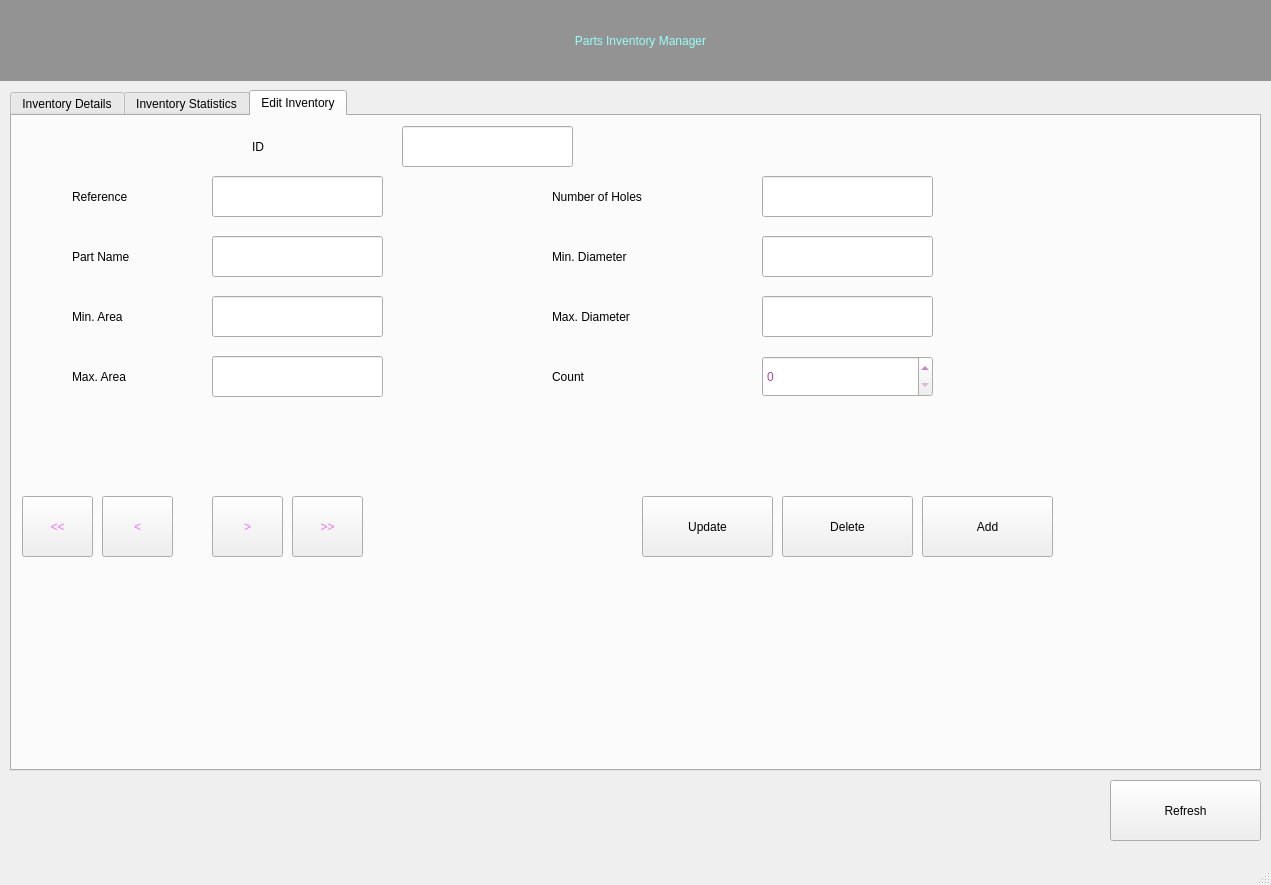
<?xml version="1.0" encoding="UTF-8"?>
<ui version="4.0">
 <class>MainWindow</class>
 <widget class="QMainWindow" name="MainWindow">
  <property name="geometry">
   <rect>
    <x>0</x>
    <y>0</y>
    <width>1271</width>
    <height>885</height>
   </rect>
  </property>
  <property name="windowTitle">
   <string>Parts Inventory manager</string>
  </property>
  <widget class="QWidget" name="centralwidget">
   <widget class="QTabWidget" name="tabWidget">
    <property name="geometry">
     <rect>
      <x>10</x>
      <y>90</y>
      <width>1251</width>
      <height>681</height>
     </rect>
    </property>
    <property name="styleSheet">
     <string notr="true">font: 16pt &quot;Century Gothic&quot;;</string>
    </property>
    <property name="currentIndex">
     <number>2</number>
    </property>
    <widget class="QWidget" name="tab">
     <attribute name="title">
      <string>Inventory Details</string>
     </attribute>
     <widget class="QLabel" name="label_2">
      <property name="geometry">
       <rect>
        <x>10</x>
        <y>0</y>
        <width>581</width>
        <height>51</height>
       </rect>
      </property>
      <property name="text">
       <string>Search of references with count level lower or equal to:</string>
      </property>
     </widget>
     <widget class="QTableWidget" name="table">
      <property name="geometry">
       <rect>
        <x>10</x>
        <y>50</y>
        <width>1221</width>
        <height>581</height>
       </rect>
      </property>
      <property name="styleSheet">
       <string notr="true">font: 12pt &quot;Century Gothic&quot;;</string>
      </property>
      <attribute name="horizontalHeaderDefaultSectionSize">
       <number>136</number>
      </attribute>
      <attribute name="horizontalHeaderMinimumSectionSize">
       <number>29</number>
      </attribute>
      <column>
       <property name="text">
        <string>ID</string>
       </property>
      </column>
      <column>
       <property name="text">
        <string>Reference</string>
       </property>
      </column>
      <column>
       <property name="text">
        <string>Part Name</string>
       </property>
      </column>
      <column>
       <property name="text">
        <string>Min Area</string>
       </property>
      </column>
      <column>
       <property name="text">
        <string>Max Area</string>
       </property>
      </column>
      <column>
       <property name="text">
        <string>Number of Holes</string>
       </property>
      </column>
      <column>
       <property name="text">
        <string>Min Diameter</string>
       </property>
      </column>
      <column>
       <property name="text">
        <string>Max Diameter</string>
       </property>
      </column>
      <column>
       <property name="text">
        <string>Count</string>
       </property>
      </column>
     </widget>
     <widget class="QSpinBox" name="count_filter_txt">
      <property name="geometry">
       <rect>
        <x>890</x>
        <y>10</y>
        <width>161</width>
        <height>31</height>
       </rect>
      </property>
     </widget>
     <widget class="QPushButton" name="search_button">
      <property name="geometry">
       <rect>
        <x>1060</x>
        <y>10</y>
        <width>171</width>
        <height>31</height>
       </rect>
      </property>
      <property name="text">
       <string>Search</string>
      </property>
     </widget>
    </widget>
    <widget class="QWidget" name="tab_3">
     <attribute name="title">
      <string>Inventory Statistics</string>
     </attribute>
     <widget class="QLabel" name="label_3">
      <property name="geometry">
       <rect>
        <x>10</x>
        <y>10</y>
        <width>251</width>
        <height>61</height>
       </rect>
      </property>
      <property name="text">
       <string>Number of References</string>
      </property>
     </widget>
     <widget class="QLabel" name="label_7">
      <property name="geometry">
       <rect>
        <x>10</x>
        <y>110</y>
        <width>251</width>
        <height>61</height>
       </rect>
      </property>
      <property name="text">
       <string>Number of Part Types</string>
      </property>
     </widget>
     <widget class="QLabel" name="label_8">
      <property name="geometry">
       <rect>
        <x>510</x>
        <y>110</y>
        <width>251</width>
        <height>61</height>
       </rect>
      </property>
      <property name="text">
       <string>Max. Number of Holes</string>
      </property>
     </widget>
     <widget class="QLabel" name="label_4">
      <property name="geometry">
       <rect>
        <x>510</x>
        <y>10</y>
        <width>251</width>
        <height>61</height>
       </rect>
      </property>
      <property name="text">
       <string>Min. Number of Holes</string>
      </property>
     </widget>
     <widget class="QLabel" name="lbl_ref_nbr">
      <property name="geometry">
       <rect>
        <x>260</x>
        <y>10</y>
        <width>51</width>
        <height>61</height>
       </rect>
      </property>
      <property name="styleSheet">
       <string notr="true">font: 22pt &quot;Century Gothic&quot;;
color: rgb(255, 117, 249)</string>
      </property>
      <property name="text">
       <string>0</string>
      </property>
     </widget>
     <widget class="QLabel" name="lbl_min_holes">
      <property name="geometry">
       <rect>
        <x>750</x>
        <y>10</y>
        <width>51</width>
        <height>61</height>
       </rect>
      </property>
      <property name="styleSheet">
       <string notr="true">font: 22pt &quot;Century Gothic&quot;;
color: rgb(255, 117, 249)</string>
      </property>
      <property name="text">
       <string>0</string>
      </property>
     </widget>
     <widget class="QLabel" name="lbl_max_holes">
      <property name="geometry">
       <rect>
        <x>750</x>
        <y>110</y>
        <width>51</width>
        <height>61</height>
       </rect>
      </property>
      <property name="styleSheet">
       <string notr="true">font: 22pt &quot;Century Gothic&quot;;
color: rgb(255, 117, 249)</string>
      </property>
      <property name="text">
       <string>0</string>
      </property>
     </widget>
     <widget class="QLabel" name="lbl_parts_nbr">
      <property name="geometry">
       <rect>
        <x>260</x>
        <y>110</y>
        <width>51</width>
        <height>61</height>
       </rect>
      </property>
      <property name="styleSheet">
       <string notr="true">font: 22pt &quot;Century Gothic&quot;;
color: rgb(255, 117, 249)</string>
      </property>
      <property name="text">
       <string>0</string>
      </property>
     </widget>
     <widget class="QLabel" name="lbl_min_holes_2">
      <property name="geometry">
       <rect>
        <x>1040</x>
        <y>10</y>
        <width>111</width>
        <height>61</height>
       </rect>
      </property>
      <property name="styleSheet">
       <string notr="true">font: 22pt &quot;Century Gothic&quot;;
color: rgb(255, 117, 249)</string>
      </property>
      <property name="text">
       <string>REF</string>
      </property>
     </widget>
     <widget class="QLabel" name="lbl_max_holes_2">
      <property name="geometry">
       <rect>
        <x>1040</x>
        <y>110</y>
        <width>111</width>
        <height>61</height>
       </rect>
      </property>
      <property name="styleSheet">
       <string notr="true">font: 22pt &quot;Century Gothic&quot;;
color: rgb(255, 117, 249)</string>
      </property>
      <property name="text">
       <string>REF</string>
      </property>
     </widget>
     <widget class="QTableWidget" name="table2">
      <property name="geometry">
       <rect>
        <x>10</x>
        <y>340</y>
        <width>1091</width>
        <height>191</height>
       </rect>
      </property>
      <property name="styleSheet">
       <string notr="true">font: 10pt &quot;Century Gothic&quot;;</string>
      </property>
      <column>
       <property name="text">
        <string>Reference</string>
       </property>
      </column>
      <column>
       <property name="text">
        <string>Part Name</string>
       </property>
      </column>
      <column>
       <property name="text">
        <string>Count</string>
       </property>
      </column>
     </widget>
     <widget class="QLabel" name="label_13">
      <property name="geometry">
       <rect>
        <x>10</x>
        <y>280</y>
        <width>521</width>
        <height>61</height>
       </rect>
      </property>
      <property name="text">
       <string> Top 3 Reference with minimum inventory level</string>
      </property>
     </widget>
     <widget class="QPushButton" name="check_btn">
      <property name="geometry">
       <rect>
        <x>1110</x>
        <y>340</y>
        <width>131</width>
        <height>191</height>
       </rect>
      </property>
      <property name="text">
       <string>Check</string>
      </property>
     </widget>
    </widget>
    <widget class="QWidget" name="tab_2">
     <attribute name="title">
      <string>Edit Inventory</string>
     </attribute>
     <widget class="QLabel" name="label_5">
      <property name="geometry">
       <rect>
        <x>60</x>
        <y>50</y>
        <width>221</width>
        <height>61</height>
       </rect>
      </property>
      <property name="text">
       <string>Reference</string>
      </property>
     </widget>
     <widget class="QLabel" name="label_6">
      <property name="geometry">
       <rect>
        <x>60</x>
        <y>110</y>
        <width>221</width>
        <height>61</height>
       </rect>
      </property>
      <property name="text">
       <string>Part Name</string>
      </property>
     </widget>
     <widget class="QLabel" name="label_14">
      <property name="geometry">
       <rect>
        <x>60</x>
        <y>230</y>
        <width>221</width>
        <height>61</height>
       </rect>
      </property>
      <property name="text">
       <string>Max. Area</string>
      </property>
     </widget>
     <widget class="QLabel" name="label_15">
      <property name="geometry">
       <rect>
        <x>60</x>
        <y>170</y>
        <width>221</width>
        <height>61</height>
       </rect>
      </property>
      <property name="text">
       <string>Min. Area</string>
      </property>
     </widget>
     <widget class="QLabel" name="label_16">
      <property name="geometry">
       <rect>
        <x>540</x>
        <y>170</y>
        <width>221</width>
        <height>61</height>
       </rect>
      </property>
      <property name="text">
       <string>Max. Diameter</string>
      </property>
     </widget>
     <widget class="QLabel" name="label_17">
      <property name="geometry">
       <rect>
        <x>540</x>
        <y>230</y>
        <width>221</width>
        <height>61</height>
       </rect>
      </property>
      <property name="text">
       <string>Count</string>
      </property>
     </widget>
     <widget class="QLabel" name="label_18">
      <property name="geometry">
       <rect>
        <x>540</x>
        <y>110</y>
        <width>221</width>
        <height>61</height>
       </rect>
      </property>
      <property name="text">
       <string>Min. Diameter</string>
      </property>
     </widget>
     <widget class="QLabel" name="label_19">
      <property name="geometry">
       <rect>
        <x>540</x>
        <y>50</y>
        <width>221</width>
        <height>61</height>
       </rect>
      </property>
      <property name="text">
       <string>Number of Holes</string>
      </property>
     </widget>
     <widget class="QLabel" name="label_9">
      <property name="geometry">
       <rect>
        <x>240</x>
        <y>0</y>
        <width>221</width>
        <height>61</height>
       </rect>
      </property>
      <property name="text">
       <string>ID</string>
      </property>
     </widget>
     <widget class="QLineEdit" name="reference">
      <property name="geometry">
       <rect>
        <x>200</x>
        <y>60</y>
        <width>171</width>
        <height>41</height>
       </rect>
      </property>
      <property name="styleSheet">
       <string notr="true">font: 14pt &quot;Century Gothic&quot;;
color: rgb(173, 66, 164)</string>
      </property>
      <property name="text">
       <string/>
      </property>
     </widget>
     <widget class="QLineEdit" name="part_name">
      <property name="geometry">
       <rect>
        <x>200</x>
        <y>120</y>
        <width>171</width>
        <height>41</height>
       </rect>
      </property>
      <property name="styleSheet">
       <string notr="true">font: 14pt &quot;Century Gothic&quot;;
color: rgb(173, 66, 164)</string>
      </property>
      <property name="text">
       <string/>
      </property>
     </widget>
     <widget class="QLineEdit" name="max_area">
      <property name="geometry">
       <rect>
        <x>200</x>
        <y>240</y>
        <width>171</width>
        <height>41</height>
       </rect>
      </property>
      <property name="styleSheet">
       <string notr="true">font: 14pt &quot;Century Gothic&quot;;
color: rgb(173, 66, 164)</string>
      </property>
      <property name="text">
       <string/>
      </property>
     </widget>
     <widget class="QLineEdit" name="min_area">
      <property name="geometry">
       <rect>
        <x>200</x>
        <y>180</y>
        <width>171</width>
        <height>41</height>
       </rect>
      </property>
      <property name="styleSheet">
       <string notr="true">font: 14pt &quot;Century Gothic&quot;;
color: rgb(173, 66, 164)</string>
      </property>
      <property name="text">
       <string/>
      </property>
     </widget>
     <widget class="QLineEdit" name="min_diameter">
      <property name="geometry">
       <rect>
        <x>750</x>
        <y>120</y>
        <width>171</width>
        <height>41</height>
       </rect>
      </property>
      <property name="styleSheet">
       <string notr="true">font: 14pt &quot;Century Gothic&quot;;
color: rgb(173, 66, 164)</string>
      </property>
      <property name="text">
       <string/>
      </property>
     </widget>
     <widget class="QLineEdit" name="number_of_holes">
      <property name="geometry">
       <rect>
        <x>750</x>
        <y>60</y>
        <width>171</width>
        <height>41</height>
       </rect>
      </property>
      <property name="styleSheet">
       <string notr="true">font: 14pt &quot;Century Gothic&quot;;
color: rgb(173, 66, 164)</string>
      </property>
      <property name="text">
       <string/>
      </property>
     </widget>
     <widget class="QLineEdit" name="max_diameter">
      <property name="geometry">
       <rect>
        <x>750</x>
        <y>180</y>
        <width>171</width>
        <height>41</height>
       </rect>
      </property>
      <property name="styleSheet">
       <string notr="true">font: 14pt &quot;Century Gothic&quot;;
color: rgb(173, 66, 164)</string>
      </property>
      <property name="text">
       <string/>
      </property>
     </widget>
     <widget class="QLineEdit" name="id">
      <property name="geometry">
       <rect>
        <x>390</x>
        <y>10</y>
        <width>171</width>
        <height>41</height>
       </rect>
      </property>
      <property name="styleSheet">
       <string notr="true">font: 14pt &quot;Century Gothic&quot;;
color: rgb(173, 66, 164)</string>
      </property>
      <property name="text">
       <string/>
      </property>
     </widget>
     <widget class="QSpinBox" name="count">
      <property name="geometry">
       <rect>
        <x>750</x>
        <y>240</y>
        <width>171</width>
        <height>41</height>
       </rect>
      </property>
      <property name="styleSheet">
       <string notr="true">font: 14pt &quot;Century Gothic&quot;;
color: rgb(173, 66, 164)</string>
      </property>
     </widget>
     <widget class="QPushButton" name="last_btn">
      <property name="geometry">
       <rect>
        <x>280</x>
        <y>380</y>
        <width>71</width>
        <height>61</height>
       </rect>
      </property>
      <property name="styleSheet">
       <string notr="true">font: 75 18pt &quot;MS Shell Dlg 2&quot;;
color: rgb(243, 107, 255);</string>
      </property>
      <property name="text">
       <string>&gt;&gt;</string>
      </property>
     </widget>
     <widget class="QPushButton" name="next_btn">
      <property name="geometry">
       <rect>
        <x>200</x>
        <y>380</y>
        <width>71</width>
        <height>61</height>
       </rect>
      </property>
      <property name="styleSheet">
       <string notr="true">font: 75 18pt &quot;MS Shell Dlg 2&quot;;
color: rgb(243, 107, 255);</string>
      </property>
      <property name="text">
       <string>&gt;</string>
      </property>
     </widget>
     <widget class="QPushButton" name="previous_btn">
      <property name="geometry">
       <rect>
        <x>90</x>
        <y>380</y>
        <width>71</width>
        <height>61</height>
       </rect>
      </property>
      <property name="styleSheet">
       <string notr="true">font: 75 18pt &quot;MS Shell Dlg 2&quot;;
color: rgb(243, 107, 255);</string>
      </property>
      <property name="text">
       <string>&lt;</string>
      </property>
     </widget>
     <widget class="QPushButton" name="first_btn">
      <property name="geometry">
       <rect>
        <x>10</x>
        <y>380</y>
        <width>71</width>
        <height>61</height>
       </rect>
      </property>
      <property name="styleSheet">
       <string notr="true">font: 75 18pt &quot;MS Shell Dlg 2&quot;;
color: rgb(243, 107, 255);</string>
      </property>
      <property name="text">
       <string>&lt;&lt;</string>
      </property>
     </widget>
     <widget class="QPushButton" name="delete_btn">
      <property name="geometry">
       <rect>
        <x>770</x>
        <y>380</y>
        <width>131</width>
        <height>61</height>
       </rect>
      </property>
      <property name="text">
       <string>Delete</string>
      </property>
     </widget>
     <widget class="QPushButton" name="add_btn">
      <property name="geometry">
       <rect>
        <x>910</x>
        <y>380</y>
        <width>131</width>
        <height>61</height>
       </rect>
      </property>
      <property name="text">
       <string>Add</string>
      </property>
     </widget>
     <widget class="QPushButton" name="update_btn">
      <property name="geometry">
       <rect>
        <x>630</x>
        <y>380</y>
        <width>131</width>
        <height>61</height>
       </rect>
      </property>
      <property name="text">
       <string>Update</string>
      </property>
     </widget>
    </widget>
   </widget>
   <widget class="QLabel" name="label">
    <property name="geometry">
     <rect>
      <x>0</x>
      <y>0</y>
      <width>1281</width>
      <height>81</height>
     </rect>
    </property>
    <property name="styleSheet">
     <string notr="true">font: 75 30pt &quot;Century Gothic&quot;;
color: rgb(153, 255, 249);
background-color: rgb(147, 147, 147);

</string>
    </property>
    <property name="text">
     <string>Parts Inventory Manager</string>
    </property>
    <property name="alignment">
     <set>Qt::AlignCenter</set>
    </property>
   </widget>
   <widget class="QPushButton" name="refresh_button">
    <property name="geometry">
     <rect>
      <x>1110</x>
      <y>780</y>
      <width>151</width>
      <height>61</height>
     </rect>
    </property>
    <property name="styleSheet">
     <string notr="true">font: 16pt &quot;Century Gothic&quot;;</string>
    </property>
    <property name="text">
     <string>Refresh</string>
    </property>
   </widget>
  </widget>
  <widget class="QMenuBar" name="menubar">
   <property name="geometry">
    <rect>
     <x>0</x>
     <y>0</y>
     <width>1271</width>
     <height>21</height>
    </rect>
   </property>
  </widget>
  <widget class="QStatusBar" name="statusbar"/>
 </widget>
 <resources/>
 <connections/>
</ui>
